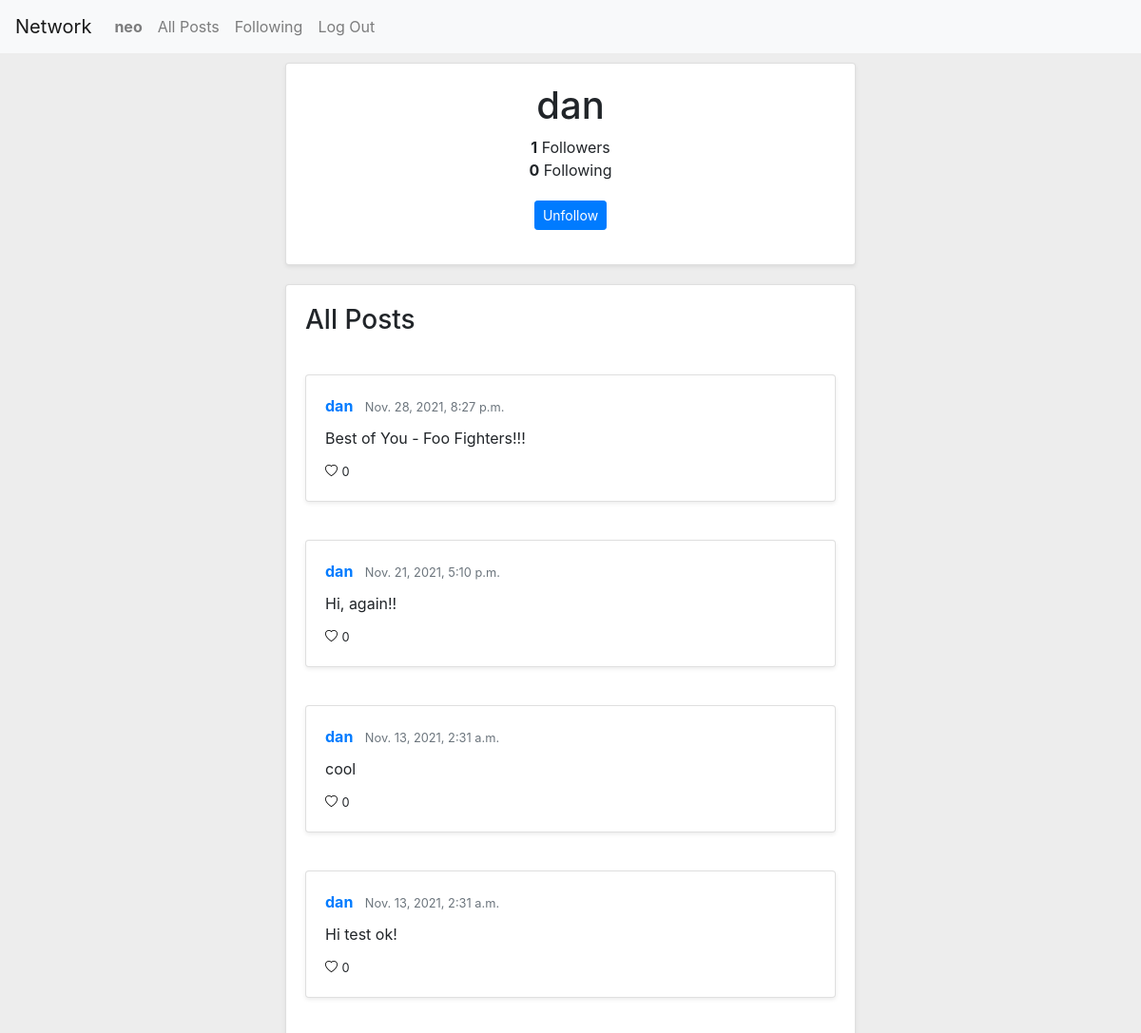
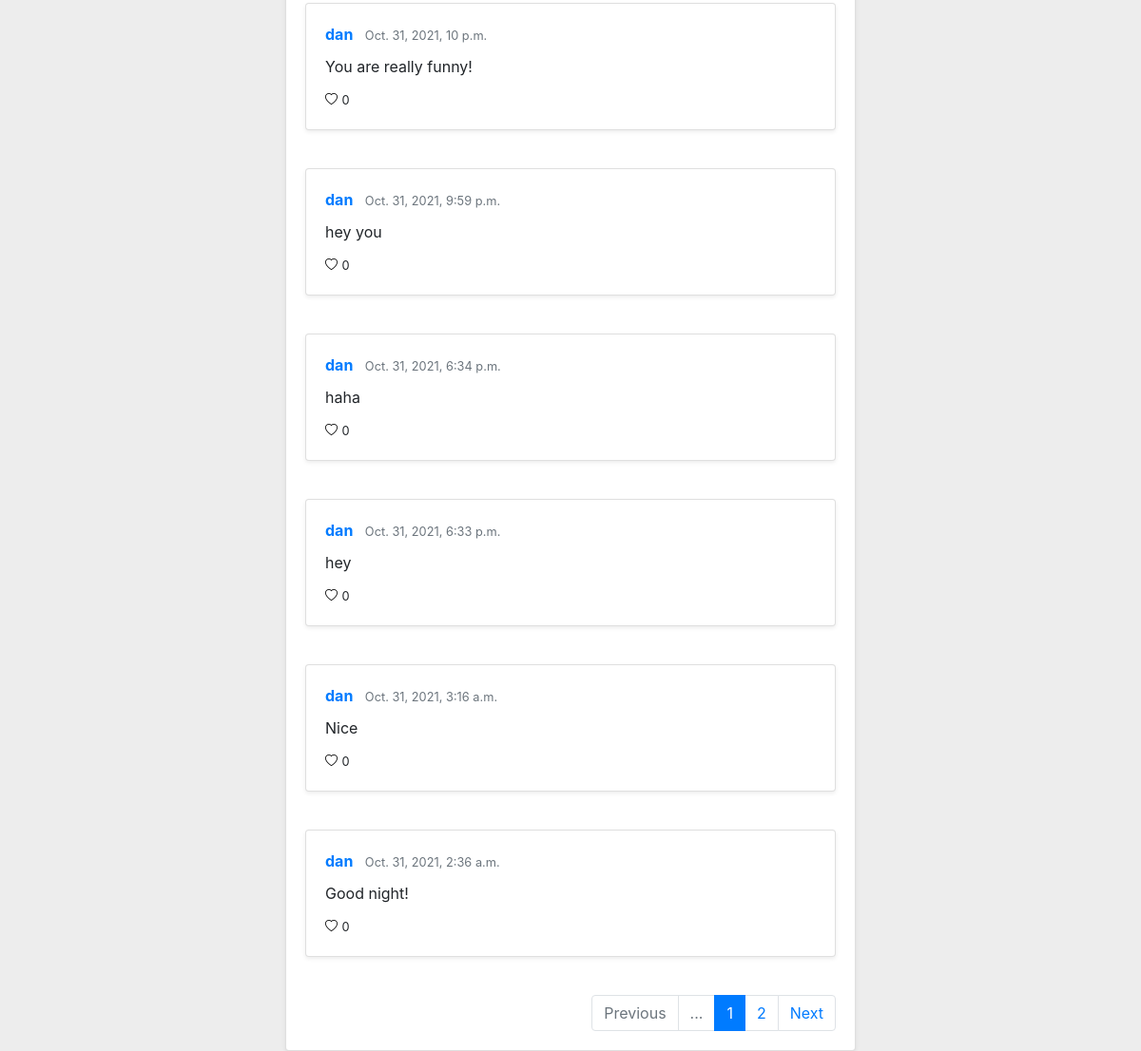
The app's page /user/dan (signed in) with its own data (2 pictures, top to bottom).
### network/models.py (models this page shows, shortened)
class User(AbstractUser):
    pass

class Post(models.Model):
    author = models.ForeignKey(User, on_delete=models.CASCADE, related_name="post_author")
    content = models.CharField(max_length=1000)
    timestamp = models.DateTimeField(auto_now_add=True)
    liked_by = models.ManyToManyField(User, blank=True, related_name="likes")
    def likes(self):
        return self.liked_by.all().count()

### network/views.py (the view)
# urls.py: path("user/<str:username>", views.profile_page, name="username"),
def profile_page(request, username):
    try:
        user = User.objects.get(username=username)
    except User.DoesNotExist:
        return render(request, "network/index.html")
    following = Follow.objects.filter(follower=user.id)
    followers = Follow.objects.filter(followed=user.id)
    btn_following = "Follow"
    for f in followers:
        if request.user == f.follower:
            btn_following = "Unfollow"
            break
    user = User.objects.get(username=username)
    posts = Post.objects.filter(author=user.id)
    posts = posts.order_by("-timestamp").all()
    paginator = Paginator(posts, 10) # Show 10 posts per page.
    page_number = request.GET.get('page')
    page_posts = paginator.get_page(page_number)
    return render(request, "network/profile.html", {
        "username": username,
        "followers": len(followers),
        "following": len(following),
        "btn_following": btn_following,
        "posts": page_posts
    })

### network/templates/network/profile.html (shortened to what this page needs)
{% extends "network/layout.html" %}
{% block body %}
    <div id="main">
        <div id="profile" class="card shadow-sm divcard">
            <div class="profile">
                <h1>{{ username }}</h1>
                <div><strong>{{ followers }}</strong> Followers</div>
                <div><strong>{{ following }}</strong> Following</div>
                {% if user.is_authenticated %}
                    {% if request.user.username != username %}
                        <div>
                            <form action="{% url 'follow_unfollow' %}" method="POST">
                            <button id="btn-following" type="submit" class="btn btn-primary btn-sm mb-3">{{ btn_following }}</button>
                            </form>
                        </div>
                    {% endif %}
                {% endif %}
            </div>
        </div>
        <div id="allposts" class="card shadow-sm divcard">
            <h3 class='post'>All Posts</h3>
            {% for post in posts %}
                <div class="post">
                    <div class="card shadow-sm divcard">
                        <div class="card-body">
                            <a href="/user/{{ post.author }}" class="card-title"><strong>{{ post.author }}</strong></a>
                            <small class="pl-2 text-muted">{{ post.timestamp }}</small>
                            <div class="card-text content" id="post_{{ post.id }}">{{ post.content }}</div>
                            <div>
                                {% if user.is_authenticated %}
                                    {% if user in post.liked_by.all %}
                                        <a onclick="like({{ post.id }})" href="javascript:void(0);" style="color:black;"><i id="heartpost_{{ post.id }}" class="bi bi-heart-fill" style="font-size: 13px;"></i></a>
                                    {% else %}
                                        <a onclick="like({{ post.id }})" href="javascript:void(0);" style="color:black;"><i id="heartpost_{{ post.id }}" class="bi bi-heart" style="font-size: 13px;"></i></a>
                                    {% endif %}
                                {% else %}
                                    <i class="bi bi-heart" style="font-size: 13px;"></i>
                                {% endif %}
                                <small><spam id="likespost_{{ post.id }}">{{ post.likes }}</spam></small>
                            </div>
                        </div>
                    </div>
                </div>
            {% endfor %}
            <nav aria-label="pagination">
              <ul class="pagination justify-content-end post">
                {% if posts.has_previous %}
                    <li class="page-item">
                        <a class="page-link" href="?page={{ posts.previous_page_number }}">Previous</a>
                    </li>
                    <li class="page-item"><a class="page-link" href="?page={{ posts.previous_page_number }}">{{ posts.previous_page_number }}</a></li>
                {% else %}
                    <li class="page-item disabled">
                        <span class="page-link">Previous</span>
                    </li>
                    <li class="page-item disabled">
                        <span class="page-link">...</span>
                    </li>
                {% endif %}
                <li class="page-item active" aria-current="page">
                  <span class="page-link">{{ posts.number }}<span class="sr-only">(current)</span></span>
                </li>
                {% if posts.has_next %}
                    <li class="page-item"><a class="page-link" href="?page={{ posts.next_page_number }}">{{ posts.next_page_number }}</a></li>
                    <li class="page-item">
                      <a class="page-link" href="?page={{ posts.next_page_number }}">Next</a>
                    </li>
                {% endif %}
              </ul>
            </nav>
        </div>
    </div>
{% endblock %}

### network/templates/network/layout.html (shortened to what this page needs)
{% load static %}
<!DOCTYPE html>
<html lang="en">
    <head>
        <link rel="stylesheet" href="https://stackpath.bootstrapcdn.com/bootstrap/4.4.1/css/bootstrap.min.css">
        <link href="{% static 'network/styles.css' %}" rel="stylesheet">
        <link rel="stylesheet" href="https://cdn.jsdelivr.net/npm/bootstrap-icons@1.7.0/font/bootstrap-icons.css">
    </head>
    <body>
        <nav class="navbar navbar-expand-lg navbar-light bg-light">
            <a class="navbar-brand" href="{% url 'index' %}">Network</a>
            <div>
              <ul class="navbar-nav mr-auto">
                {% if user.is_authenticated %}
                    <li class="nav-item">
                        <a class="nav-link" href="/user/{{ user.username }}"><strong>{{ user.username }}</strong></a>
                    </li>
                {% endif %}
                    <li class="nav-item">
                      <a class="nav-link" href="{% url 'index' %}">All Posts</a>
                    </li>
                {% if user.is_authenticated %}
                    <li class="nav-item">
                        <a class="nav-link" href="{% url 'following' %}">Following</a>
                    </li>
                    <li class="nav-item">
                        <a class="nav-link" href="{% url 'logout' %}">Log Out</a>
                    </li>
                {% endif %}
              </ul>
            </div>
          </nav>
        <div class="body">
            {% block body %}
            {% endblock %}
        </div>
    </body>
</html>

### network/static/network/styles.css (style rules this page uses)
body { background-color: #ededed; }
#main { margin: auto; width: 50%; padding-top: 10px; }
.post { margin: 20px; }
#allposts { margin-top: 20px; }
.profile { margin: 20px; text-align: center; }
#btn-following { margin-top: 20px; }
.content { padding: 10px 0 10px 0; }

### records on screen
User: username "neo"
User: username "dan"
Post: author "dan", timestamp "Nov. 28, 2021, 8:27 p.m.", content "Best of You - Foo Fighters!!!", likes "0"
Post: author "dan", timestamp "Nov. 21, 2021, 5:10 p.m.", content "Hi, again!!", likes "0"
Post: author "dan", timestamp "Nov. 13, 2021, 2:31 a.m.", content "cool", likes "0"
Post: author "dan", timestamp "Nov. 13, 2021, 2:31 a.m.", content "Hi test ok!", likes "0"
Post: author "dan", timestamp "Oct. 31, 2021, 10 p.m.", content "You are really funny!", likes "0"
Post: author "dan", timestamp "Oct. 31, 2021, 9:59 p.m.", content "hey you", likes "0"
Post: author "dan", timestamp "Oct. 31, 2021, 6:34 p.m.", content "haha", likes "0"
Post: author "dan", timestamp "Oct. 31, 2021, 6:33 p.m.", content "hey", likes "0"
Post: author "dan", timestamp "Oct. 31, 2021, 3:16 a.m.", content "Nice", likes "0"
Post: author "dan", timestamp "Oct. 31, 2021, 2:36 a.m.", content "Good night!", likes "0"

### other values on screen
{{ followers }} "1"
{{ following }} "0"
{{ btn_following }} "Unfollow"
{{ posts.number }} "1"
{{ posts.next_page_number }} "2"
